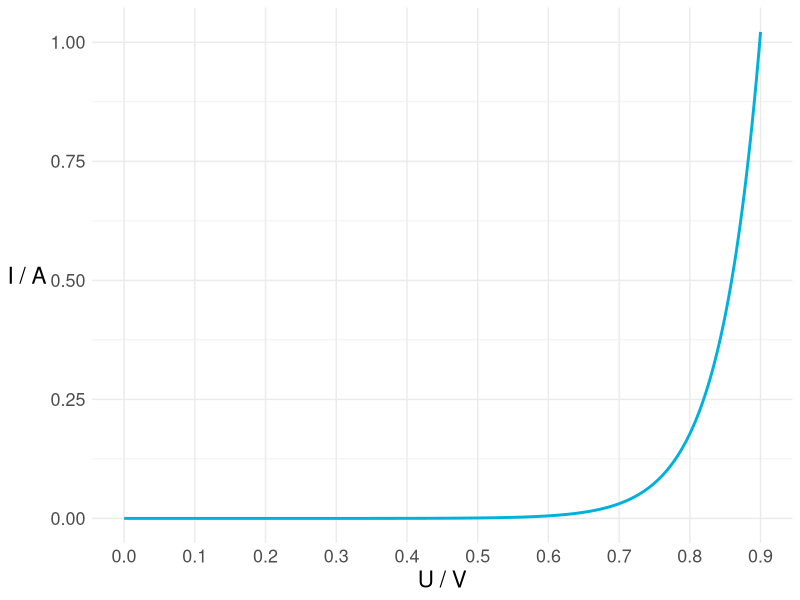

This chart was generated by the following R code:
# square wave plot

library(ggplot2)

options(scipen=10000)

outputName   <- "diodenkennline.pdf"
outputWidth  <- 10
outputHeight <- 0.618 * outputWidth

UT <- 2.2 * 26 * 10^(-3)
n  <- 1
Is <- 0.15 * 10^(-6)
IsArtificial <- -0.02

ZenerVoltage <- -1

power_hyperbola <- function (U) {

    1.5/U

}

schockley <- function(U) {

    Is*(exp(U/(n*UT))-1)

}

forwardBias <- function(U) {

    #ifelse(U<ZenerVoltage, -schockley(-(U+0.9))+IsArtificial, ifelse(U >= 0, schockley(U), IsArtificial))
    schockley(U)
}

xlabel <- "U / V"
ylabel <- "I / A"

xlim <- c(0,0.9)
ylim <- c(0,schockley(0.9))

xbreaks <- seq(0,0.9, by=0.1)

function_color <- "#00b1db"
power_color <- "#00b1db0F"

####################################################################

p <- ggplot(data.frame(x=c(-2,2), y=c(-2,2)), aes(x=x)) +

        theme_minimal() + # maybe theme_bw()
        theme(legend.position="none", plot.title = element_text(color = "gray21", size=1.6180339887498948^5), plot.subtitle = element_text(color = "grey80", size=1.6180339887498948^5)) +
        #ggtitle("x(t)") +

    stat_function( fun = forwardBias,n=2000, color = function_color, size = 1) +
    stat_function( fun = power_hyperbola,n=2000, color = power_color, size = 1) +

        theme(text = element_text(size=16.180339887498948), axis.title.y = element_text(angle = 0, vjust = .5), panel.grid.minor.x = element_blank()) + # rotate axis title

        xlab(xlabel) +
        ylab(ylabel)  +

        scale_y_continuous(limits=ylim) +
        scale_x_continuous(limits=xlim, breaks=xbreaks)


pdf(outputName, width = outputWidth, height = outputHeight)
p
